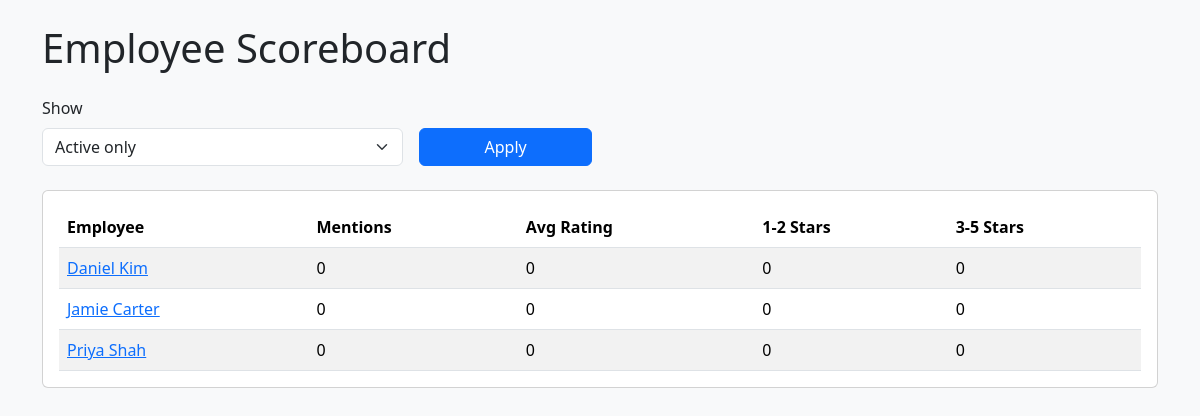
The page /employees on the database its author committed.
### app/models.py (models this page shows)
class Employee(Base):
    __tablename__ = "employees"
    id: Mapped[int] = mapped_column(Integer, primary_key=True, index=True)
    location_id: Mapped[int] = mapped_column(ForeignKey("locations.id"), nullable=False, index=True)
    full_name: Mapped[str] = mapped_column(String(255), nullable=False)
    is_active: Mapped[bool] = mapped_column(Boolean, default=True, nullable=False)
    created_at: Mapped[datetime] = mapped_column(DateTime, default=datetime.utcnow, nullable=False)

### app/main.py (the view)
@app.get("/employees", response_class=HTMLResponse)
def employees_page(request: Request, active_only: Optional[str] = "1") -> HTMLResponse:
    db: Session = SessionLocal()
    try:
        active_only_flag = active_only != "0"
        employees_query = db.query(models.Employee).order_by(models.Employee.full_name.asc())
        if active_only_flag:
            employees_query = employees_query.filter(models.Employee.is_active.is_(True))
        employees = employees_query.all()
        rows = []
        for employee in employees:
            base_query = (
                db.query(models.Review)
                .join(models.EmployeeMention, models.EmployeeMention.review_id == models.Review.id)
                .filter(models.EmployeeMention.employee_id == employee.id)
                .filter(models.EmployeeMention.ambiguity_flag.is_(False))
            )
            mentions_count = base_query.count()
            avg_rating = base_query.with_entities(func.avg(models.Review.rating)).scalar()
            low_count = base_query.filter(models.Review.rating <= 2).count()
            high_count = base_query.filter(models.Review.rating >= 3).count()
            rows.append(
                {
                    "id": employee.id,
                    "full_name": employee.full_name,
                    "mentions": mentions_count,
                    "avg_rating": round(float(avg_rating), 2) if avg_rating is not None else 0,
                    "low_count": low_count,
                    "high_count": high_count,
                    "is_active": employee.is_active,
                }
            )
        return templates.TemplateResponse(
            request=request,
            name="employees.html",
            context={
                "title": "Employees",
                "rows": rows,
                "active_only": "1" if active_only_flag else "0",
            },
        )
    finally:
        db.close()

### app/templates/employees.html (shortened to what this page needs)
<!doctype html>
<html lang="en">
  <head>
    <link
      href="https://cdn.jsdelivr.net/npm/bootstrap@5.3.3/dist/css/bootstrap.min.css"
      rel="stylesheet"
    />
  </head>
  <body class="bg-light">
    <div class="container py-4">
      <h1 class="mb-4">Employee Scoreboard</h1>
      <form method="get" action="/employees" class="row g-3 align-items-end mb-4">
        <div class="col-12 col-md-4">
          <label for="active_only" class="form-label">Show</label>
          <select class="form-select" id="active_only" name="active_only">
            <option value="1" {% if active_only == "1" %}selected{% endif %}>Active only</option>
          </select>
        </div>
        <div class="col-12 col-md-2">
          <button type="submit" class="btn btn-primary w-100">Apply</button>
        </div>
      </form>
      <div class="card">
        <div class="card-body">
          <div class="table-responsive">
            <table class="table table-striped mb-0">
              <thead>
                <tr>
                  <th>Employee</th>
                  <th>Mentions</th>
                  <th>Avg Rating</th>
                  <th>1-2 Stars</th>
                  <th>3-5 Stars</th>
                </tr>
              </thead>
              <tbody>
                {% for row in rows %}
                <tr>
                  <td><a href="/employees/{{ row.id }}">{{ row.full_name }}</a></td>
                  <td>{{ row.mentions }}</td>
                  <td>{{ row.avg_rating }}</td>
                  <td>{{ row.low_count }}</td>
                  <td>{{ row.high_count }}</td>
                </tr>
                {% endfor %}
              </tbody>
            </table>
          </div>
        </div>
      </div>
    </div>
  </body>
</html>

### rows shown on the page
Employee: full_name "Daniel Kim", mentions "0", avg_rating "0", low_count "0", high_count "0"
Employee: full_name "Jamie Carter", mentions "0", avg_rating "0", low_count "0", high_count "0"
Employee: full_name "Priya Shah", mentions "0", avg_rating "0", low_count "0", high_count "0"
